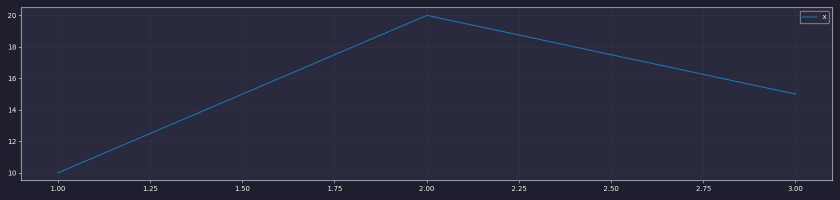
#> input picture _temp/hf-test-1305fefaebe54cfea0ccf158f1c0a21e/frame_003.png, 1680 x 400 px (shown at 1/2 size); its folder holds only this picture in this run
$ python -i media_engine.py   (imports and definitions only)
#> lines starting #> are read from the running program, lines starting #| are printed output that depends on the picture; after the words box and inside, x2 and y2 are one past the last pixel; in counts of white or black regions, pixels touching at a corner belong together
#> further down, picture is the input picture: PIL image 1680x400 RGB; mean R, G, B 41.9, 42.4, 61.7
"""Terminal media renderers for images and video."""

from __future__ import annotations

import glob
import os
import shutil
import subprocess
import sys
import tempfile
import time
from dataclasses import dataclass
from pathlib import Path
from typing import Any

_TEXT_SYMBOL_SETS = {
    "ascii",
    "gray",
    "grayscale",
    "greyscale",
    "shade",
    "shades",
    "block",
    "blocks",
}
_HALF_SYMBOL_SETS = {"half", "vhalf", "upper-half", "upper_half", "color", "ansi"}
_STRIPE_PRONE_VIDEO_SYMBOL_SETS = _HALF_SYMBOL_SETS | {"block", "blocks"}

_ASCII_RAMP = " .:-=+*#%@"
_SHADE_RAMP = " .:-=+*#%@"
_UNICODE_SHADE_RAMP = " ░▒▓█"
_BLOCK_RAMP = " ▁▂▃▄▅▆▇█"
_IMAGE_MODES = {"auto", "raw", "detail", "edge", "silhouette"}
_IMAGE_STYLES = {
    "classic",
    "braille",
    "block",
    "edge",
    "dot-cross",
    "halftone",
    "particles",
    "stipple",
    "retro-art",
    "terminal",
}
_COLOR_MODES = {"grayscale", "original", "full", "matrix", "amber", "custom"}
_DITHER_MODES = {"none", "floyd-steinberg", "bayer", "atkinson"}
_BACKGROUND_MODES = {"dark", "light", "transparent"}
_CHAFA_FORMATS = {"auto", "symbols", "sixels", "sixel", "kitty", "iterm"}
_CHAFA_COLOR_MODES = {"auto", "none", "2", "16", "240", "256", "full"}
_VIDEO_MODE_DEFAULT_CHAFA_COLORS = {
    1: "none",
    2: "16",
    3: "240",
    4: "256",
    5: "full",
}
_RATIO_PRESETS = {
    "original": None,
    "16:9": (16, 9),
    "4:3": (4, 3),
    "1:1": (1, 1),
    "3:4": (3, 4),
    "9:16": (9, 16),
}
_CLASSIC_RAMP = "$@B%8&WM#*oahkbdpqwmZO0QLCJUYXzcvunxrjft/\\|()1{}[]?-_+~<>i!lI;:,\"^`. "
_DOT_CROSS_RAMP = "█▓#X*x+:· "
_HALFTONE_RAMP = "@O0o·. "
_RETRO_RAMP = "█▓▒░#%=+:. "
_STIPPLE_RAMP = " ·"
_PARTICLE_CHARS = ["•", "·", "‧", "*", "∙", "+"]
_BRAILLE_DOTS = ((0x01, 0x08), (0x02, 0x10), (0x04, 0x20), (0x40, 0x80))
_NAMED_COLORS = {
    "red": "#ff0000",
    "green": "#008000",
    "blue": "#0000ff",
    "yellow": "#ffff00",
    "cyan": "#00ffff",
    "magenta": "#ff00ff",
    "orange": "#ffa500",
    "purple": "#800080",
    "pink": "#ffc0cb",
    "lime": "#00ff00",
    "teal": "#008080",
    "navy": "#000080",
    "maroon": "#800000",
    "olive": "#808000",
    "coral": "#ff7f50",
    "salmon": "#fa8072",
    "gold": "#ffd700",
    "indigo": "#4b0082",
    "violet": "#ee82ee",
    "crimson": "#dc143c",
    "turquoise": "#40e0d0",
    "tomato": "#ff6347",
    "chocolate": "#d2691e",
    "firebrick": "#b22222",
    "dodgerblue": "#1e90ff",
    "limegreen": "#32cd32",
    "hotpink": "#ff69b4",
    "skyblue": "#87ceeb",
    "springgreen": "#00ff7f",
    "white": "#ffffff",
    "silver": "#c0c0c0",
    "gray": "#808080",
    "grey": "#808080",
}


@dataclass
class AsciiImage:
    chars: list[list[str]]
    brightness: list[list[int]]
    colors: list[list[tuple[int, int, int]]]

    @property
    def rows(self) -> int:
        return len(self.chars)

    @property
    def cols(self) -> int:
        return max((len(row) for row in self.chars), default=0)


def _load_pillow():
    try:
        from PIL import Image, ImageOps
    except ImportError:
        return None, None
    return Image, ImageOps


def _resample_filter(Image, name: str):
    resampling = getattr(Image, "Resampling", Image)
    return getattr(resampling, name)


# [16 lines left out: function _fit_terminal_size, not called in this run]


def _luminance(rgb: tuple[int, int, int]) -> int:
    r, g, b = rgb
    return round(0.2126 * r + 0.7152 * g + 0.0722 * b)


# [13 lines left out: functions _ansi_fg_bg, _pick_text_ramp, not called in this run]


def _background_from_corners(image) -> tuple[int, int, int]:
    """Estimate a flat background color from the four image corners."""
    Image, _ = _load_pillow()
    sample_w = min(96, max(8, image.width))
#> sample_w = 96
    sample_h = min(96, max(8, image.height))
#> sample_h = 96
    small = image.resize((sample_w, sample_h), _resample_filter(Image, "BILINEAR"))
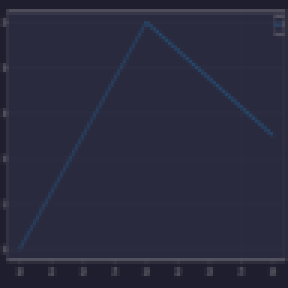
#> small: PIL image 96x96 RGB (shown 3 times larger); mean R, G, B 41.9, 42.3, 61.7
    margin = max(2, min(sample_w, sample_h) // 8)
#> margin = 12
    boxes = [
        (0, 0, margin, margin),
        (sample_w - margin, 0, sample_w, margin),
        (0, sample_h - margin, margin, sample_h),
        (sample_w - margin, sample_h - margin, sample_w, sample_h),
    ]
    pixels = []
    for box in boxes:
        pixels.extend(small.crop(box).getdata())
#> after the loop, pixels = 576 items, first 6: (30, 30, 46), (30, 30, 46), (30, 30, 46), (30, 30, 46), (30, 30, 46), (30, 30, 46)
    count = max(1, len(pixels))
#> count = 576
    return tuple(round(sum(pixel[i] for pixel in pixels) / count) for i in range(3))


def _mask_threshold(values: list[int]) -> int:
    if not values:
        return 28
    mean = sum(values) / len(values)
    variance = sum((value - mean) ** 2 for value in values) / len(values)
    # Corner samples describe background texture/noise. Anything clearly beyond
    # that is foreground. Clamp so flat backgrounds still crop, but gradients do
    # not explode into all-foreground.
    return round(max(18, min(80, mean + variance**0.5 * 3 + 8)))


def _foreground_mask(image):
    """Return a foreground mask by comparing pixels with the estimated background."""
    Image, _ = _load_pillow()
    from PIL import ImageChops, ImageFilter

    bg = _background_from_corners(image)
#> bg = (41, 42, 59)
    bg_image = Image.new("RGB", image.size, bg)
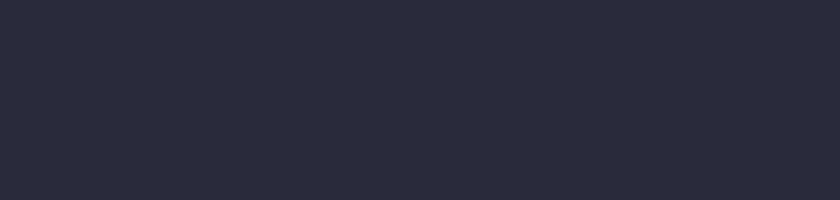
#> bg_image: PIL image 1680x400 RGB (shown at 1/2 size); mean R, G, B 41, 42, 59
    diff = ImageChops.difference(image.convert("RGB"), bg_image).convert("L")
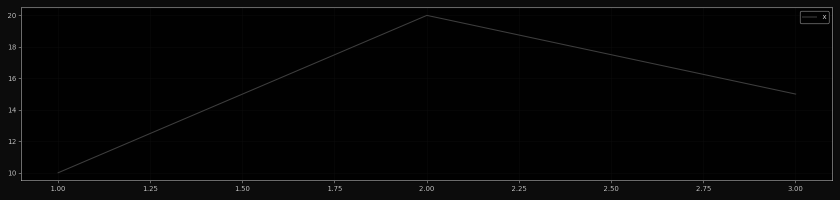
#> diff: PIL image 1680x400 L (shown at 1/2 size); min 0, max 204, mean 4.8

    sample_w = min(96, max(8, diff.width))
#> sample_w = 96
    sample_h = min(96, max(8, diff.height))
#> sample_h = 96
    small = diff.resize((sample_w, sample_h), _resample_filter(Image, "BILINEAR"))
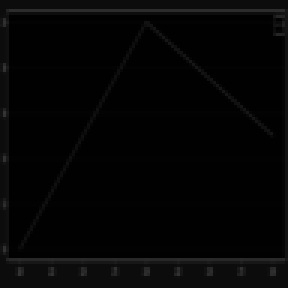
#> small: PIL image 96x96 L (shown 3 times larger); min 1, max 53, mean 4.7
    margin = max(2, min(sample_w, sample_h) // 8)
#> margin = 12
    corner_values = []
    for x0, y0, x1, y1 in (
        (0, 0, margin, margin),
        (sample_w - margin, 0, sample_w, margin),
        (0, sample_h - margin, margin, sample_h),
        (sample_w - margin, sample_h - margin, sample_w, sample_h),
    ):
        corner_values.extend(small.crop((x0, y0, x1, y1)).getdata())
#> after the loop, corner_values = 576 values, max 50 at index 378, min 1 at index 63, mean 13.44
    threshold = _mask_threshold(corner_values)
#> in _mask_threshold, `mean = sum(values) / len(values)`: mean = 13.44
#> in _mask_threshold, `variance = sum((value - mean) ** 2 for value in values) / len(values)`: variance = 136.6
#> threshold = 57
    mask = diff.point(lambda value: 255 if value >= threshold else 0)
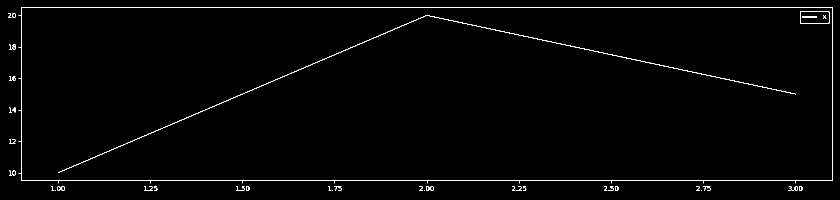
#> mask: PIL image 1680x400 L (shown at 1/2 size); 1.1% white in thin lines or dots
    return mask.filter(ImageFilter.MaxFilter(5)).filter(ImageFilter.MinFilter(3))
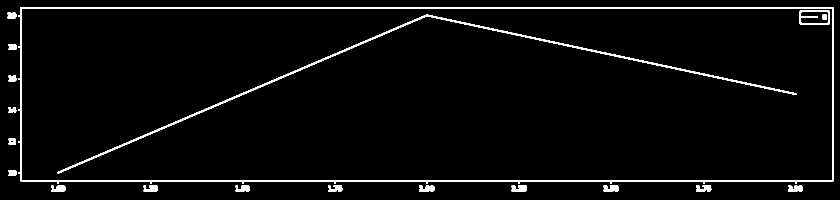
#> returned value: PIL image 1680x400 L (shown at 1/2 size); 3.3% white; 19 white regions, largest, box (x1, y1, x2, y2) and area: (36, 14, 1667, 368) 12039, (115, 29, 1593, 347) 5910, (1599, 21, 1660, 49) 638


# [72 lines left out: functions _crop_to_mask, _prepare_image_layers, _tone_to_char, _crop_to_ratio, _fit_style_size, _grid_from_image, not called in this run]


def _quantize(value: float, levels: int) -> float:
    step = 255.0 / max(levels - 1, 1)
    return max(0.0, min(255.0, round(value / step) * step))


# [44 lines left out: function _apply_dither_grid, not called in this run]


def _chars_from_ramp(brightness: list[list[int]], ramp: str) -> list[list[str]]:
    max_index = len(ramp) - 1
    return [[ramp[min(max_index, max(0, value) * max_index // 255)] for value in row] for row in brightness]


def _block_chars(brightness: list[list[int]]) -> list[list[str]]:
    return _chars_from_ramp([[255 - value for value in row] for row in brightness], "█▓▒░ ")


# [149 lines left out: functions _braille_chars, _edge_chars, _particles_chars, _parse_color, _apply_color_mode, _build_ascii_image, not called in this run]


def _ascii_text(art: AsciiImage, *, rstrip: bool = True) -> str:
    lines = ["".join(row).rstrip() if rstrip else "".join(row) for row in art.chars]
    return "\n".join(lines).rstrip() + "\n"


# [92 lines left out: functions _ansi_text, _render_video_frame_pillow, _html_escape, _write_ascii_export, not called in this run]


def _background_css(background: str) -> str:
    return {"dark": "#000000", "light": "#ffffff", "transparent": "transparent"}.get(background, "#000000")


# [573 lines left out: functions _ascii_html, _ascii_svg, _ascii_png, _ascii_gif, _ascii_pil_image, _ascii_tsx and 13 more, not called in this run]


_VIDEO_EXPORT_SUFFIXES = {".gif", ".mp4", ".webm", ".mov"}


# [392 lines left out: functions render_video_export, render_video, not called in this run]

>>> from PIL import Image
>>> picture = Image.open('../../_temp/hf-test-1305fefaebe54cfea0ccf158f1c0a21e/frame_003.png')
>>> result = _foreground_mask(picture)
